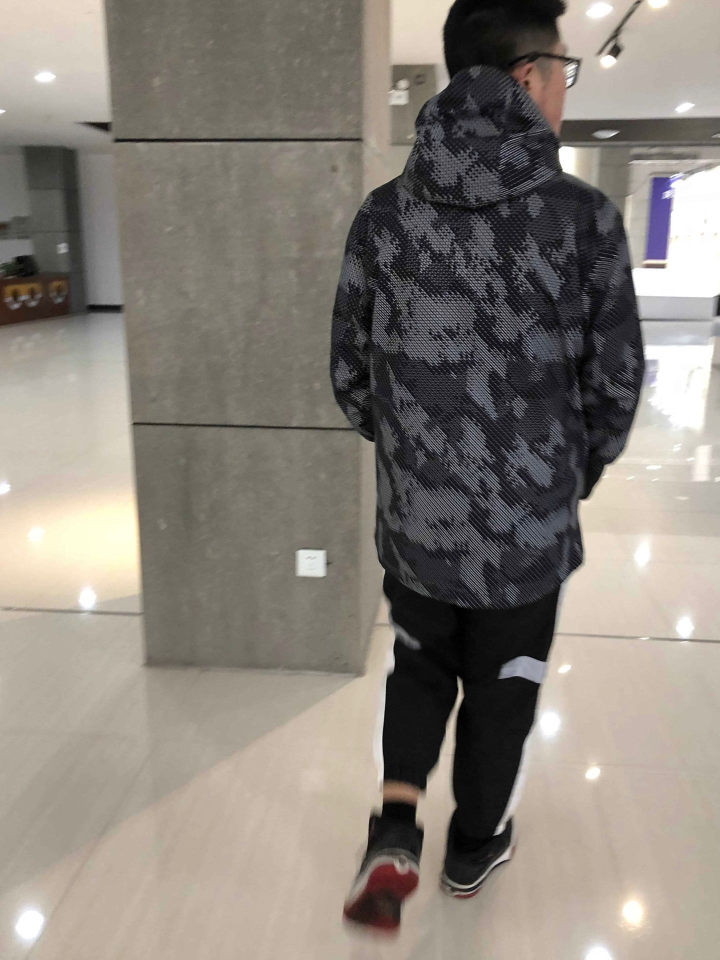
#> input picture Chapter 1/1.1/书上代码/1.jpg, 1440 x 1920 px (shown at 1/2 size)
$ python '复制和粘贴图像区域.py'
#> lines starting #> are read from the running program, lines starting #| are printed output that depends on the picture
from PIL import Image

img = Image.open('./1.jpg')
#> img is the input picture: PIL image 1440x1920 RGB; mean R, G, B 137.1, 130.3, 122.3

# 使用 crop() 方法可以从一幅图像中裁剪指定区域
# 区域使用四元组来指定。四元组的坐标依次是（左，上，右，下）。PIL 中指定
# 坐标系的左上角坐标为（0，0）
box = (100,100,400,400)
region = img.crop(box)
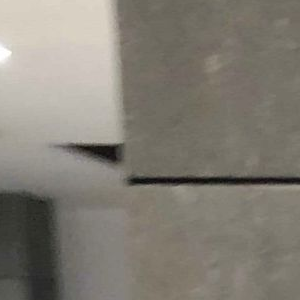
#> region: PIL image 300x300 RGB; mean R, G, B 130.6, 126, 116.7
# 旋转上面代码中获取的区域，然后使用
# paste() 方法将该区域放回去
region = region.transpose(Image.ROTATE_180)
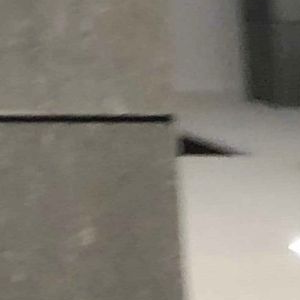
#> region: PIL image 300x300 RGB; mean R, G, B 130.6, 126, 116.7
img.paste(region, box)
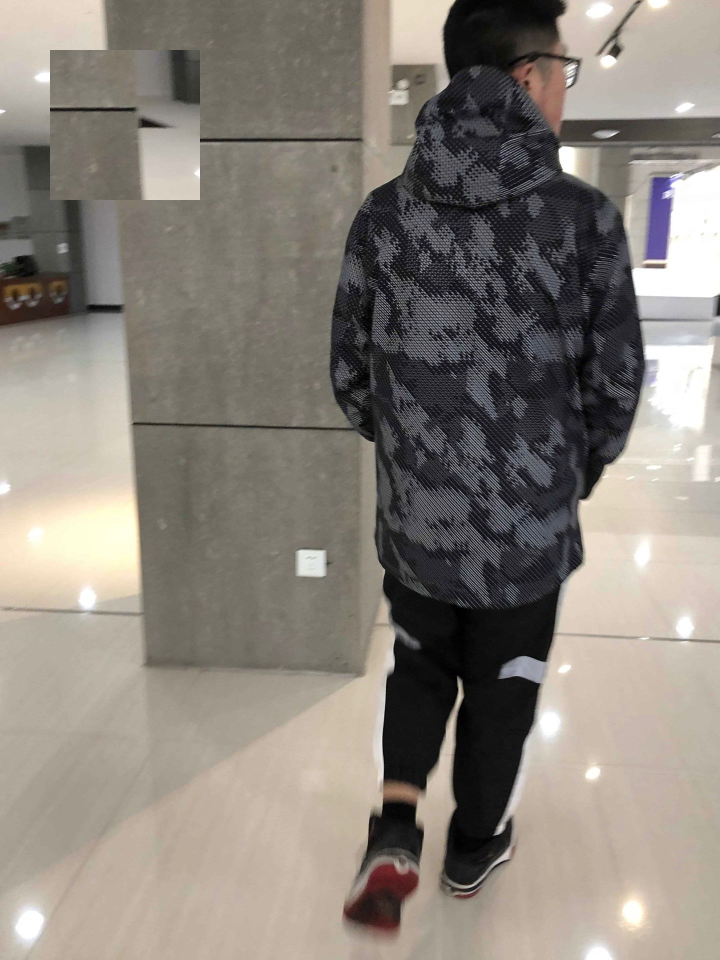
#> img: PIL image 1440x1920 RGB (shown at 1/2 size); mean R, G, B 137.1, 130.3, 122.3
img.save('4.jpg')
